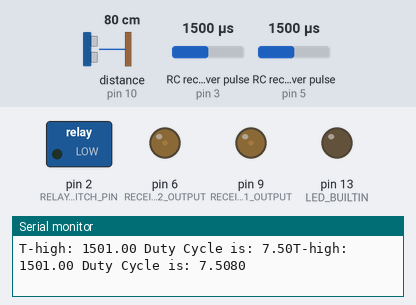
This sketch was run on a simulated Arduino Nano, built with avr-gcc and run on an emulated ATmega328P. Parts: switched loads named in the sketch (green lamp = pin HIGH), output pins drawn as LEDs (lit = HIGH), the last lines printed to the serial monitor. Wiring (inferred from the names in the program): 2 × RC receiver channel: data pin 3 / data pin 5. Inputs (shaded band) come from the test bench; at power-on: distance to the obstacle (sensor on pin 10) 80 cm, RC receiver pulse (sensors on pin 3, pin 5) 1500 µs. The echo pulse lasts 58.3 µs per cm.

Above: at 1.2 s.
1.3 s: distance to the obstacle (sensor on pin 10) set to 52 cm
4.3 s: distance to the obstacle (sensor on pin 10) set to 44 cm
At 5.2 s:
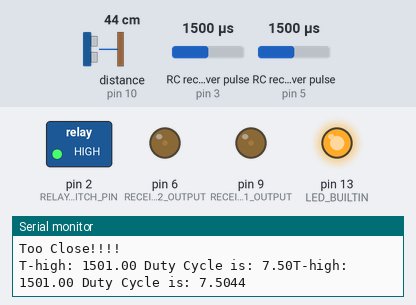
5.8 s: RC receiver pulse (sensor on pin 3) set to 1020 µs
At 7.0 s:
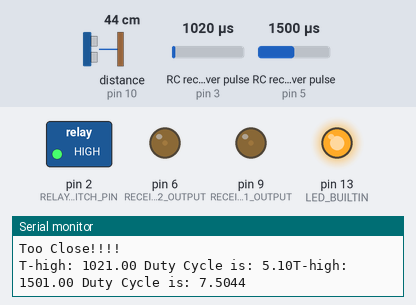
7.3 s: RC receiver pulse (sensor on pin 5) set to 1020 µs
At 8.6 s:
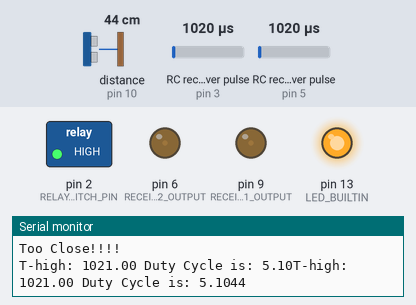
8.9 s: RC receiver pulse (sensor on pin 3) set to 1250 µs
At 9.5 s:
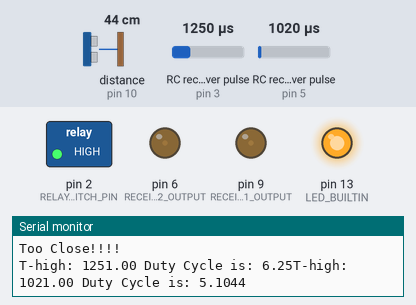
10.4 s: RC receiver pulse (sensor on pin 5) set to 1250 µs
At 11.2 s:
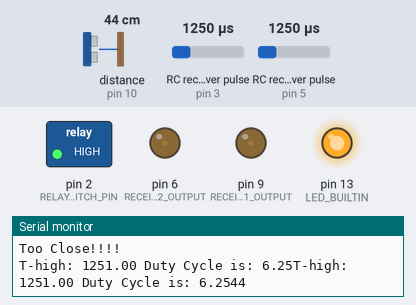
Timing chart, 0 to 13.0 s (numbered marks = the images above; inputs shaded):
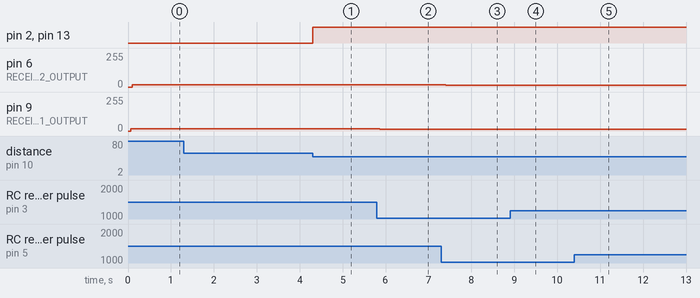

The sketch:

Tugg.ino
```cpp
#include <Ultrasonic.h>
// Running on an Arduino Nano

#define RELAY_SWITCH_PIN 2
#define ULTRASONIC_ECHO_PIN 10
#define ULTRASONIC_TRIGGER_PIN 11

#define STOP_DISTANCE 50 // cm

#define RECEIVER_CH1_INPUT 3 // motor left right
#define RECEIVER_CH2_INPUT 5 // motor forward backward

#define RECEIVER_CH1_OUTPUT 9
#define RECEIVER_CH2_OUTPUT 6

Ultrasonic ultrasonic(ULTRASONIC_TRIGGER_PIN, ULTRASONIC_ECHO_PIN);

void config_pins()
{
  pinMode(RECEIVER_CH1_INPUT, INPUT);
  pinMode(RECEIVER_CH2_INPUT, INPUT);

  pinMode(RECEIVER_CH1_OUTPUT, OUTPUT);
  pinMode(RECEIVER_CH2_OUTPUT, OUTPUT);

  pinMode(LED_BUILTIN, OUTPUT);
  pinMode(RELAY_SWITCH_PIN, OUTPUT);
  pinMode(ULTRASONIC_ECHO_PIN, INPUT_PULLUP); // if nothing is connected set input to high by default
}

void config_timer() {
  //https://ww1.microchip.com/downloads/en/DeviceDoc/Atmel-7810-Automotive-Microcontrollers-ATmega328P_Datasheet.pdf pg 33
  CLKPR = _BV(CLKPCE);
  CLKPR = _BV(CLKPS1)| _BV(CLKPS0); //Clock Prescaler

  // TCCR1A = _BV(COM1A1) | _BV(COM1B1) | _BV(WGM11) | _BV(WGM10);
  // //7, 5, 1, 0
  // TCCR1B = _BV(CS12);
  // OCR1A = 180;
}

void setup(){
  // TODO: if the sensor is touching something else, it will output really high, incorrect numbers
  Serial.begin(9600);

  config_pins();
  config_timer();

  digitalWrite(LED_BUILTIN, LOW);
  digitalWrite(RELAY_SWITCH_PIN, LOW);
  // We want pin 2 to be LOW regularly, and pin 2 to be HIGH if it gets too close
  // This is because a high signal will activate the relay which will keep the switches active. When a low signal it sent, the switches will release, and power will be cut to the motors
}

void connect_receiver(int input_ch, int output_ch){
  float t_high = pulseIn(input_ch, HIGH);
  float t_low = pulseIn(input_ch, LOW);
  float duty_cycle = (t_high / (t_high + t_low)) * 100;
  Serial.print("T-high: " + String(t_high) + " "); // Regular t-h is 1500 ms i think (it extends to 2000 and retracts to 1000)
  Serial.print("Duty Cycle is: " + String(duty_cycle));
  // OCR1A = ICR1 * duty_cycle; //sets the duty cycle for PIN 9 SPECIFICALLY

  float new_signal = map(duty_cycle, 0, 100, 0, 255);
  analogWrite(output_ch, new_signal); //From 0 to 255 representing the duty cycle

  //~150 microseconds

  // when you go forward, time high decreases
  // when you go backward, time high increases
}

void loop(){
  connect_receiver(RECEIVER_CH1_INPUT, RECEIVER_CH1_OUTPUT); // reads the signal in, and reconstructs with the same duty cycle
  connect_receiver(RECEIVER_CH2_INPUT, RECEIVER_CH2_OUTPUT);
  // the ch1 output is motor forward and backward, (the mdds will convert the wave into directions for the motor) we don't need t


  int dist = ultrasonic.read(CM); // TODO what to do when getting a whack value, add a filter to track the change in values, and have it in a reasonable range
  Serial.println(dist);
  if (dist < STOP_DISTANCE){
    Serial.println("Too Close!!!!");
    digitalWrite(LED_BUILTIN, HIGH);
    digitalWrite(RELAY_SWITCH_PIN, HIGH); // Disable forward movement

  }
  else{
    digitalWrite(LED_BUILTIN, LOW);
    digitalWrite(RELAY_SWITCH_PIN, LOW);
  }

  // TODO use milis to add a delay and acount for the delay in the read filter
}
```

Reciever.cpp
```cpp

```

Measured:
- the behaviour switches between 50 and 49 cm on distance to the obstacle (sensor on pin 10) (found by bisection; images 0 and 1)
- after the input at 4.3 s, pin 2 (RELAY_SWITCH_PIN), pin 13 (LED_BUILTIN): LOW → HIGH at once
- after the input at 5.8 s, pin 9 (RECEIVER_CH1_OUTPUT): 17/255 → 12/255 after 0.06 s
- after the input at 7.3 s, pin 6 (RECEIVER_CH2_OUTPUT): 17/255 → 12/255 after 0.10 s
- after the input at 8.9 s, pin 9 (RECEIVER_CH1_OUTPUT): 12/255 → 15/255 after 0.06 s
- after the input at 10.4 s, pin 6 (RECEIVER_CH2_OUTPUT): 12/255 → 15/255 after 0.10 s
